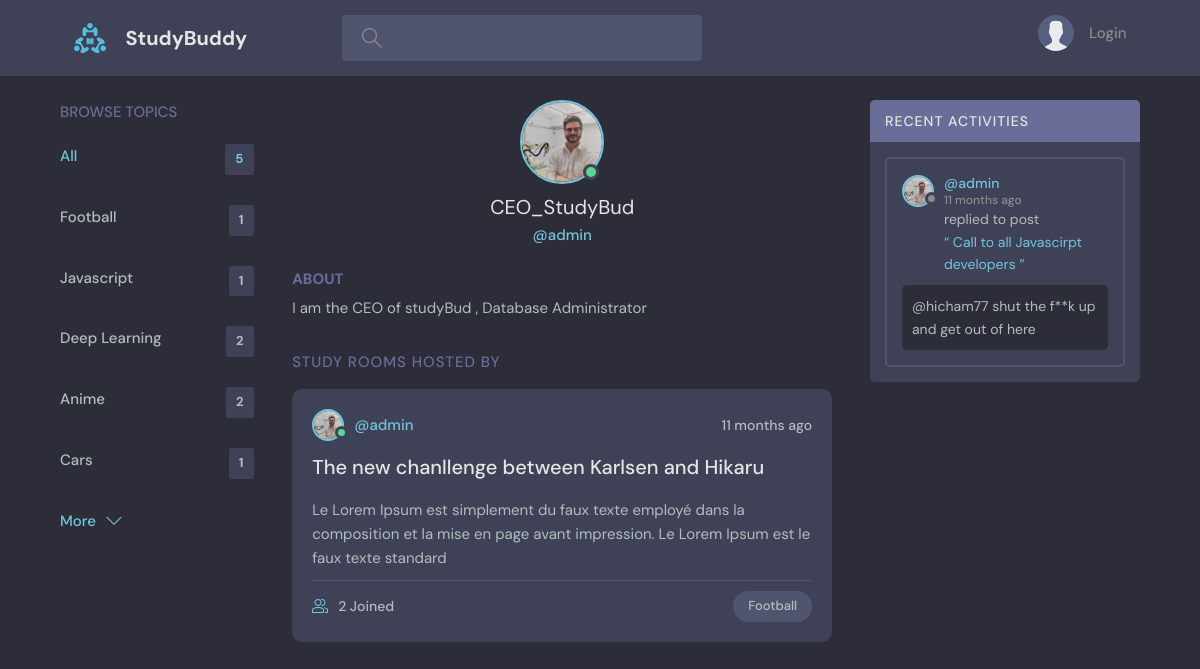
Page /profile/1/ on the committed database.
### base/models.py (models this page shows)
class Topic(models.Model):
    name = models.CharField(max_length=200)
    def __str__(self):
        return self.name

class Room(models.Model):
    host = models.ForeignKey(User, on_delete=models.CASCADE)
    topic = models.ForeignKey(Topic, on_delete=models.SET_NULL, null=True)
    name = models.CharField(max_length=200, null=True)
    description = models.TextField(null=True, blank=True)
    participants = models.ManyToManyField(User, related_name='participants', blank=True)
    updated = models.DateTimeField(auto_now=True)
    created = models.DateTimeField(auto_now_add=True)
    class Meta:
        ordering = ['-updated', '-created']
    def __str__(self):
        return self.name

class Message(models.Model):
    user = models.ForeignKey(User, on_delete=models.CASCADE)
    room = models.ForeignKey(Room, on_delete=models.CASCADE)
    body = models.CharField(max_length=300)
    updated = models.DateTimeField(auto_now=True)
    created = models.DateTimeField(auto_now_add=True)
    class Meta:
        ordering = ['-updated', '-created']
    def __str__(self):
        return self.body[0:50]

### users/models.py (models this page shows)
class User(AbstractUser):
    name = models.CharField(max_length=200, null=True)
    email = models.EmailField(unique=True, null=True)
    bio = models.TextField(null=True)
    avatar = models.ImageField(upload_to='profiles/', default='profiles/avatar.svg', null=True, blank=True)
    USERNAME_FIELD = 'email'
    REQUIRED_FIELDS = []

### users/views.py (the view)
# urls.py: path('profile/<int:pk>/', views.profile, name="profile"),
def profile(request, pk):
    profile = User.objects.get(id=pk)
    rooms = profile.room_set.all()
    room_messages = profile.message_set.all()
    topics = Topic.objects.all()[0:5]
    context = {'profile': profile, 'rooms':rooms, 'topics':topics, 'room_messages': room_messages}
    return render(request, 'base/profile.html', context)

### base/templates/base/profile.html (shortened to what this page needs)
{% extends 'main.html' %}
{% block content %}
  <main class="profile-page layout layout--3">
    <div class="container">
      {% include 'base/section_topics.html' %}
      <div class="roomList">
        <div class="profile">
          <div class="profile__avatar">
            <div class="avatar avatar--large active">
              <img src="{{profile.avatar.url}}" />
            </div>
          </div>
          <div class="profile__info">
            <h3>{{profile.name}}</h3>
            <p>@{{profile.username}}</p>
          </div>
          <div class="profile__about">
            <h3>About</h3>
            <p>
              {{profile.bio}}
            </p>
          </div>
        </div>
        <div class="roomList__header">
          <div>
            <h2>Study Rooms Hosted by {{profile.first_name}}</a>
            </h2>
          </div>
        </div>
        {% include 'base/section_rooms.html' %}
      </div>
        {% include 'base/section_activities.html' %}
    </div>
  </main>
{% endblock content %}

### base/templates/base/section_topics.html
<div class="topics">
    <div class="topics__header">
      <h2>Browse Topics</h2>
    </div>
    <ul class="topics__list">
      <li>
        <a href="/" class="active">All <span>{{topics.count}}</span></a>
      </li>
      {% for topic in topics %}
        <li>
          <a href="{% url 'home' %}?search_query={{topic}}">{{topic}} <span>{{topic.room_set.all.count}}</span></a>
        </li>
      {% endfor %}
    </ul>
    <a class="btn btn--link" href="{% url 'topics' %}">
      More
      <svg version="1.1" xmlns="http://www.w3.org/2000/svg" width="32" height="32" viewBox="0 0 32 32">
        <title>chevron-down</title>
        <path d="M16 21l-13-13h-3l16 16 16-16h-3l-13 13z"></path>
      </svg>
    </a>
  </div>

### base/templates/base/section_rooms.html (shortened to what this page needs)
{% for room in rooms %}
        <div class="roomListRoom">
          <div class="roomListRoom__header">
            <a href="{% url 'profile' room.host.id %}" class="roomListRoom__author">
              <div class="avatar avatar--small active">
                <img src="{{room.host.avatar.url}}" />
              </div>
              <span>@{{room.host.username}}</span>
            </a>
            <div class="roomListRoom__actions">
              <span>{{room.created|timesince}} ago</span>
            </div>
          </div>
          <div class="roomListRoom__content">
            <a href="{% url 'room' room.id %}?next={{request.path}}">{{room.name}}</a>
            <p>
              {{room.description|slice:150}}
            </p>
          </div>
          <div class="roomListRoom__meta">
            <a class="roomListRoom__joined">
              {{room.participants.count}} Joined
            </a>
            <p class="roomListRoom__topic">{{room.topic}}</p>
          </div>
        </div>
{% endfor %}

### base/templates/base/section_activities.html (shortened to what this page needs)
<div class="activities">
    <div class="activities__header">
        <h2>Recent Activities</h2>
    </div>
    {% for message in room_messages %}
        <div class="activities__box">
        <div class="activities__boxHeader roomListRoom__header">
            <a href="{% url 'profile' message.user.id %}" class="roomListRoom__author">
            <div class="avatar avatar--small">
                <img src="{{message.user.avatar.url}}" />
            </div>
            <p>
                @{{message.user.username}}
                <span>{{message.created|timesince}} ago</span>
            </p>
            </a>
        </div>
        <div class="activities__boxContent">
            <p>replied to post<a href="{% url 'room' message.room.id %}">“ {{message.room}} ”</a></p>
            <div class="activities__boxRoomContent">
            {{message}}
            </div>
        </div>
        </div>
    {% endfor %}
</div>

### rows in the picture
Topic: name "Football", room_set.all.count "1"
Topic: name "Javascript", room_set.all.count "1"
Topic: name "Deep Learning", room_set.all.count "2"
Topic: name "Anime", room_set.all.count "2"
Topic: name "Cars", room_set.all.count "1"
User: avatar (picture), name "CEO_StudyBud", username "admin", bio "I am the CEO of studyBud , Database Administrator"
Room: host.avatar (picture), host.username "admin", created "11 months", name "The new chanllenge between Karlsen and Hikaru", description "Le Lorem Ipsum est simplement du faux texte employé dans la composition et la mise en page avant impression. Le Lorem Ipsum est le faux texte standard", participants.count "2", topic "Football"
Message: user.avatar (picture), user.username "admin", created "11 months", room "Call to all Javascirpt developers", body "@hicham77 shut the f**k up and get out of here"

### other values in the picture
{{ topics.count }} "5"
